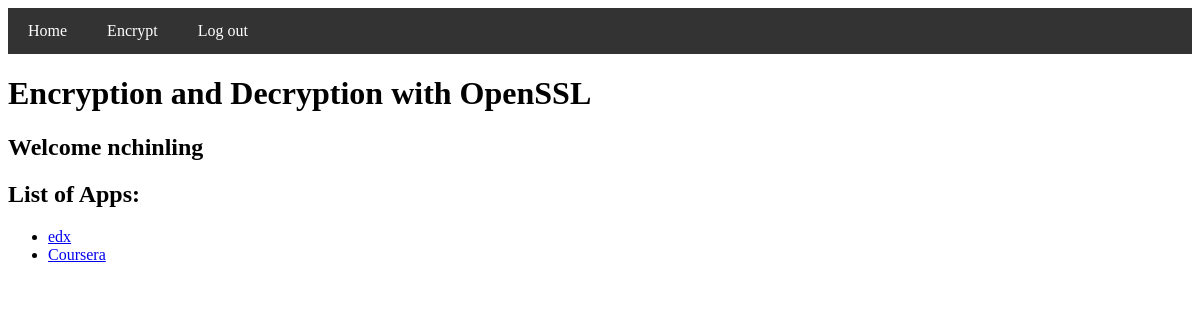
The page /home (signed in) on the database as committed earlier.
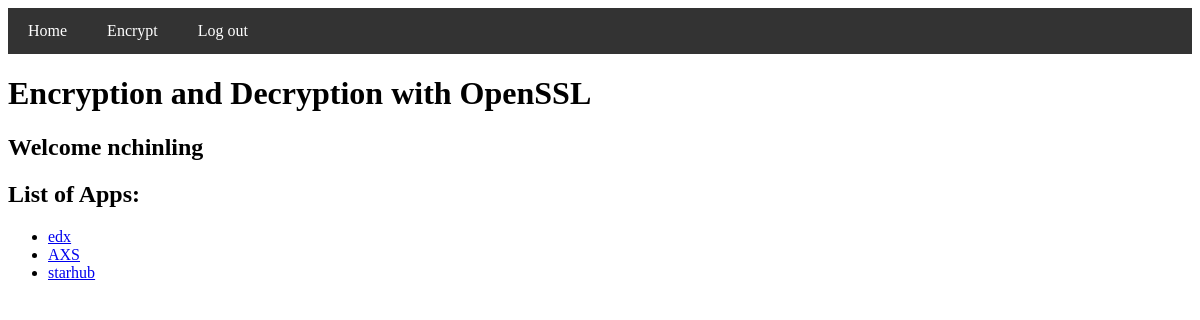
The same page on the database as committed later.
### app.py (models this page shows, shortened)
class Password(db.Model):
    id = db.Column(db.Integer, primary_key=True)
    app_name = db.Column(db.String(100), nullable=False)
    username = db.Column(db.String(100), nullable=False)
    encrypted_password = db.Column(db.String(100), nullable=False)
    user_id = db.Column(db.Integer, db.ForeignKey('user.id'), nullable=False)

### app.py (the view)
@app.route('/home', methods=['GET'])
def home():
    user_id = session.get('user_id')
    if user_id:
        user = User.query.filter_by(id=user_id).first()
        username = user.username
        app_names = [password.app_name for password in Password.query.filter_by(user_id=user_id).distinct(Password.app_name)]
    else:
        app_names = []
    return render_template('home.html', app_names=app_names, username=username)

### templates/home.html (shortened to what this page needs)
<!DOCTYPE html>
<html lang="en">
<head>
    <link rel="stylesheet" href="/static/styles.css">
</head>
<body>
    <div class="navbar">
        <a href="/home">Home</a>
        <a href="/create_password">Encrypt</a>
        <a href="/logout">Log out</a>
    </div>
    <h1>Encryption and Decryption with OpenSSL</h1>
    <h2>Welcome {{username}}</h2>
    {% if app_names %}
    <h2>List of Apps:</h2>
    <ul>
        {% for app_name in app_names %}
            <li>
                <a href="{{ url_for('app_page', app_name=app_name) }}">{{ app_name }}</a>
            </li>
        {% endfor %}
    </ul>
    {% else %}
    <h2>Store your first app account details</h2>
    {% endif %}
</body>
</html>

Rows that differ between the two databases and show on the page:
removed Password: app_name "Coursera"
added Password: app_name "AXS"
added Password: app_name "starhub"
